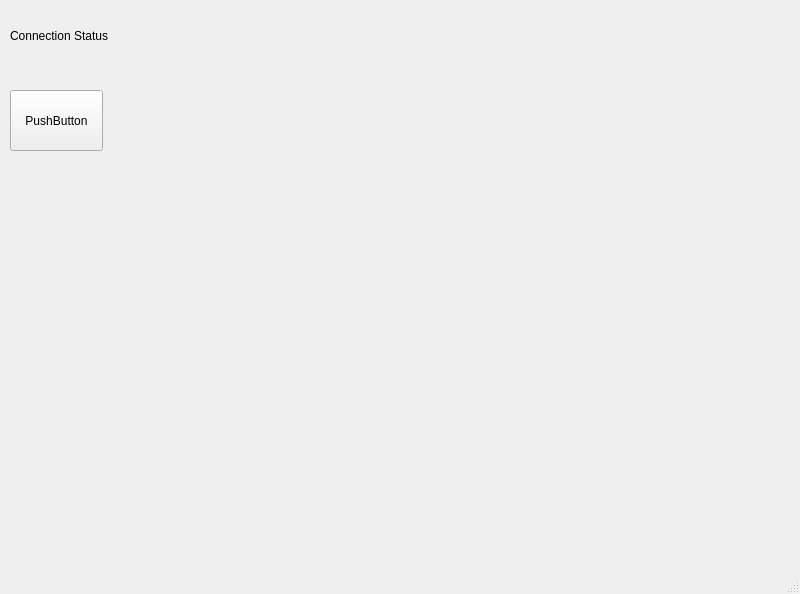
<?xml version="1.0" encoding="UTF-8"?>
<ui version="4.0">
 <class>MainWindow</class>
 <widget class="QMainWindow" name="MainWindow">
  <property name="geometry">
   <rect>
    <x>0</x>
    <y>0</y>
    <width>800</width>
    <height>594</height>
   </rect>
  </property>
  <property name="windowTitle">
   <string>MainWindow</string>
  </property>
  <widget class="QWidget" name="centralwidget">
   <widget class="QLabel" name="label">
    <property name="geometry">
     <rect>
      <x>10</x>
      <y>10</y>
      <width>131</width>
      <height>51</height>
     </rect>
    </property>
    <property name="autoFillBackground">
     <bool>true</bool>
    </property>
    <property name="text">
     <string>Connection Status</string>
    </property>
   </widget>
   <widget class="QPushButton" name="pushButton">
    <property name="geometry">
     <rect>
      <x>10</x>
      <y>90</y>
      <width>93</width>
      <height>61</height>
     </rect>
    </property>
    <property name="text">
     <string>PushButton</string>
    </property>
   </widget>
  </widget>
  <widget class="QStatusBar" name="statusbar"/>
 </widget>
 <resources/>
 <connections/>
</ui>
